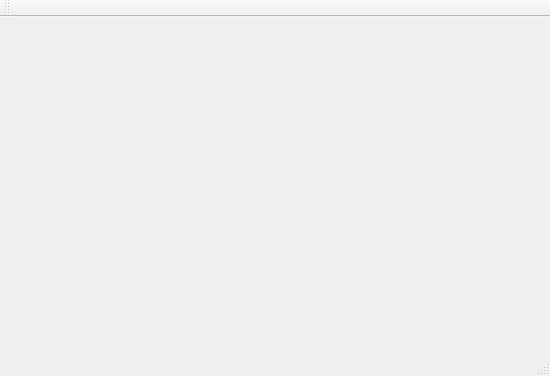
<?xml version="1.0" encoding="UTF-8"?>
<ui version="4.0">
 <class>MainWindow</class>
 <widget class="QMainWindow" name="MainWindow">
  <property name="geometry">
   <rect>
    <x>0</x>
    <y>0</y>
    <width>550</width>
    <height>376</height>
   </rect>
  </property>
  <property name="windowTitle">
   <string>MainWindow</string>
  </property>
  <widget class="QWidget" name="centralWidget">
   <widget class="QCustomPlot" name="customPlot" native="true">
    <property name="geometry">
     <rect>
      <x>10</x>
      <y>10</y>
      <width>511</width>
      <height>301</height>
     </rect>
    </property>
   </widget>
  </widget>
  <widget class="QMenuBar" name="menuBar">
   <property name="geometry">
    <rect>
     <x>0</x>
     <y>0</y>
     <width>550</width>
     <height>21</height>
    </rect>
   </property>
  </widget>
  <widget class="QToolBar" name="mainToolBar">
   <attribute name="toolBarArea">
    <enum>TopToolBarArea</enum>
   </attribute>
   <attribute name="toolBarBreak">
    <bool>false</bool>
   </attribute>
  </widget>
  <widget class="QStatusBar" name="statusBar"/>
 </widget>
 <layoutdefault spacing="6" margin="11"/>
 <customwidgets>
  <customwidget>
   <class>QCustomPlot</class>
   <extends>QWidget</extends>
   <header location="global">qcustomplot.h</header>
   <container>1</container>
  </customwidget>
 </customwidgets>
 <resources/>
 <connections/>
</ui>
